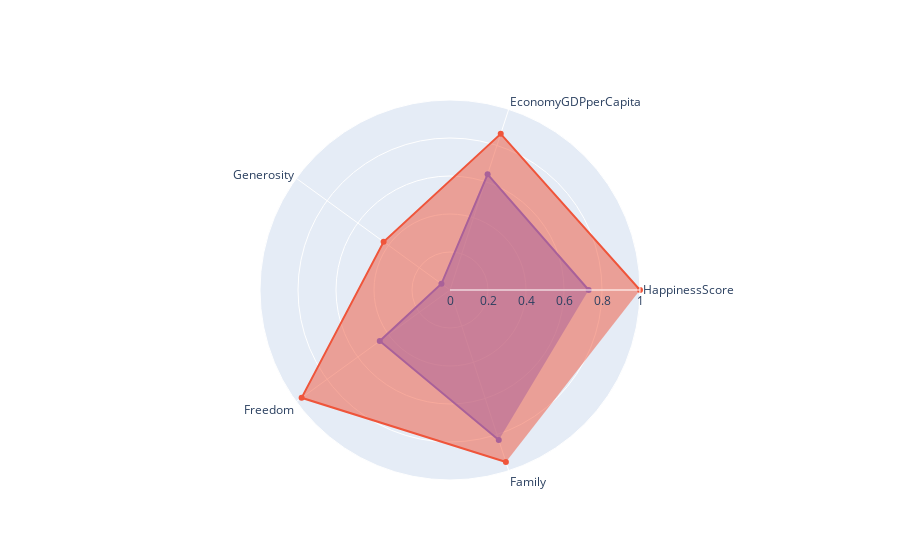

This figure's notebook cell:
### Markdown cell above
# Plotly - Radar Chart ( Interactive )
### Turkey vs Norway values

### Code cell
categories = ['HappinessScore','EconomyGDPperCapita','Generosity','Freedom', 'Family']
r1=[df2017[each][df2017["Country"]=="Turkey"].mean()/df2017[each].max()  for each in categories]
r2=[df2017[each][df2017["Country"]=="Norway"].mean()/df2017[each].max()  for each in categories]

fig = go.Figure()

fig.add_trace(go.Scatterpolar(
      r=r1,
      theta=categories,
      fill='toself',
      name='Turkey'
))
fig.add_trace(go.Scatterpolar(
      r=r2,
      theta=categories,
      fill='toself',
      name='Norway'
))

fig.update_layout(
  polar=dict(
    radialaxis=dict(
      visible=True,
      range=[0, 1]
    )),
  showlegend=False
)

fig.show()

### Figure 1 — Plotly figure (JSON) as saved in the notebook; plotly's stock layout.template omitted (floating-point values rounded to 4 significant figures)
{"data": [{"fill": "toself", "name": "Turkey", "r": [0.7297, 0.6405, 0.05571, 0.4569, 0.8306], "theta": ["HappinessScore", "EconomyGDPperCapita", "Generosity", "Freedom", "Family"], "type": "scatterpolar"}, {"fill": "toself", "name": "Norway", "r": [1.0, 0.8641, 0.432, 0.9653, 0.9522], "theta": ["HappinessScore", "EconomyGDPperCapita", "Generosity", "Freedom", "Family"], "type": "scatterpolar"}], "layout": {"polar": {"radialaxis": {"range": [0, 1], "visible": true}}, "showlegend": false}}
